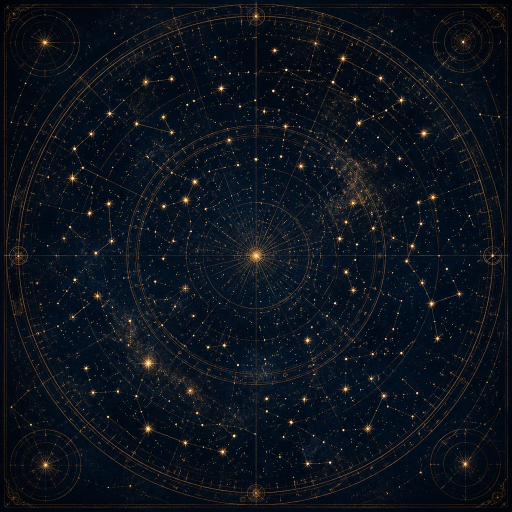
#> input picture docs/design/design_handoff_todayflow/assets/imagery/cosmic/celestial-map.webp, 1024 x 1024 px, given in place of moon_no_background.png, which was not available (shown at 1/2 size)
$ python cutout_moon_alpha.py
#> lines starting #> are read from the running program, lines starting #| are printed output that depends on the picture; after the words box and inside, x2 and y2 are one past the last pixel; in counts of white or black regions, pixels touching at a corner belong together; pictures that were not available may be replaced by others from this repository, and a replacement may not be noted
#!/usr/bin/env python3
"""Cut out solid black background from moon_no_background via edge flood-fill + feather.

Do NOT use a global near-black luminance threshold (destroys maria / soft halo).
Mask = connected background from image edges, then contour feathering → lossless WebP alpha.
"""

from __future__ import annotations

import argparse
from collections import deque
from pathlib import Path

from PIL import Image, ImageFilter

ROOT = Path(__file__).resolve().parents[1]
DEFAULT_SRC = ROOT / "frontend" / "public" / "images" / "cosmic" / "moon_no_background.png"
DEFAULT_DEST = ROOT / "frontend" / "public" / "images" / "cosmic" / "moon_cutout.webp"


def is_bg(r: int, g: int, b: int, *, max_rgb: int = 28) -> bool:
    """Edge-seeded background: near-black / very dark flat plate only."""
    return r <= max_rgb and g <= max_rgb and b <= max_rgb


def flood_background_mask(im: Image.Image, *, max_rgb: int = 28) -> Image.Image:
    """Return L mask: 0 = background (transparent), 255 = keep (opaque)."""
    rgba = im.convert("RGBA")
    w, h = rgba.size
    px = rgba.load()
    bg = [[False] * w for _ in range(h)]
    q: deque[tuple[int, int]] = deque()

    def try_seed(x: int, y: int) -> None:
        r, g, b, _ = px[x, y]
        if is_bg(r, g, b, max_rgb=max_rgb) and not bg[y][x]:
            bg[y][x] = True
            q.append((x, y))

    for x in range(w):
        try_seed(x, 0)
        try_seed(x, h - 1)
    for y in range(h):
        try_seed(0, y)
        try_seed(w - 1, y)

    while q:
        x, y = q.popleft()
        for nx, ny in ((x - 1, y), (x + 1, y), (x, y - 1), (x, y + 1)):
            if nx < 0 or ny < 0 or nx >= w or ny >= h or bg[ny][nx]:
                continue
            r, g, b, _ = px[nx, ny]
            if is_bg(r, g, b, max_rgb=max_rgb):
                bg[ny][nx] = True
                q.append((nx, ny))

    mask = Image.new("L", (w, h), 255)
    mp = mask.load()
    for y in range(h):
        for x in range(w):
            if bg[y][x]:
                mp[x, y] = 0
    return mask


def cutout(
    src: Path,
    dest: Path,
    *,
    max_edge: int = 1024,
    feather: float = 1.6,
    max_rgb: int = 28,
) -> Path:
    im = Image.open(src).convert("RGBA")
    w, h = im.size
    scale = min(1.0, max_edge / max(w, h))
    if scale < 1.0:
        im = im.resize((int(w * scale), int(h * scale)), Image.Resampling.LANCZOS)

    hard = flood_background_mask(im, max_rgb=max_rgb)
    # Feather only softens the silhouette; does not re-threshold maria.
    soft = hard.filter(ImageFilter.GaussianBlur(radius=feather))

    out = im.copy()
    out.putalpha(soft)
    dest.parent.mkdir(parents=True, exist_ok=True)
    out.save(dest, "WEBP", lossless=True, method=6)
    return dest


def main() -> int:
    p = argparse.ArgumentParser()
    p.add_argument("--src", type=Path, default=DEFAULT_SRC)
    p.add_argument("--dest", type=Path, default=DEFAULT_DEST)
    p.add_argument("--max-edge", type=int, default=1024)
    p.add_argument("--feather", type=float, default=1.6)
    p.add_argument("--max-rgb", type=int, default=28)
    p.add_argument("--delete-source", action="store_true")
    args = p.parse_args()

    dest = cutout(args.src, args.dest, max_edge=args.max_edge, feather=args.feather, max_rgb=args.max_rgb)
#> the loop in flood_background_mask, `for x in range(w):` made 1024 passes
#> the loop in flood_background_mask, `for y in range(h):` made 1024 passes
#> in flood_background_mask, `mask = Image.new("L", (w, h), 255)`: mask: PIL image 1024x1024 L; every value is 255
#> in cutout, `hard = flood_background_mask(im, max_rgb=max_rgb)`:
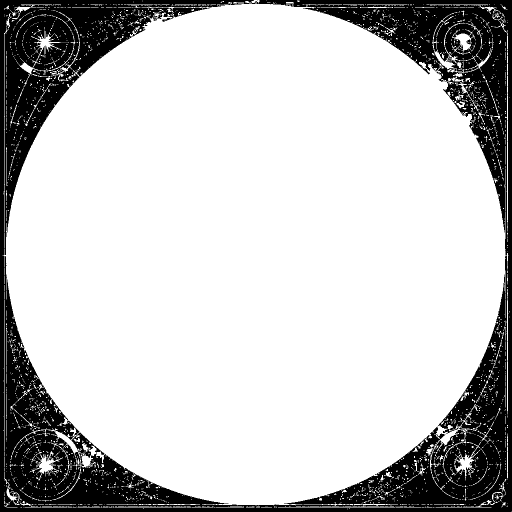
#> hard: PIL image 1024x1024 L (shown at 1/2 size); 78.3% white; 2 black regions (1 under 20 px), largest, box (x1, y1, x2, y2) and area: (0, 0, 1024, 1024) 227430
#> in cutout, `soft = hard.filter(ImageFilter.GaussianBlur(radius=feather))`:
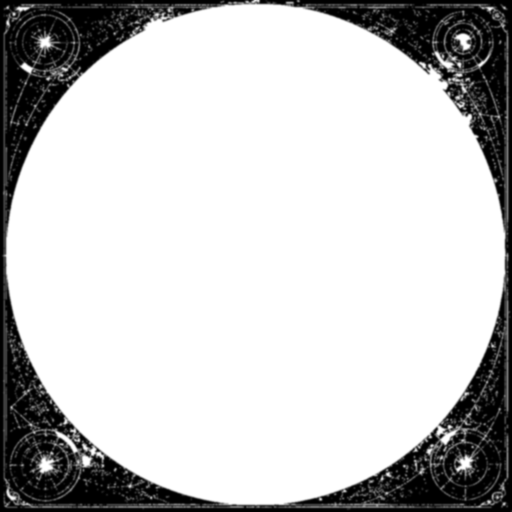
#> soft: PIL image 1024x1024 L (shown at 1/2 size); min 0, max 255, mean 199.7
#> in cutout, `out.putalpha(soft)`:
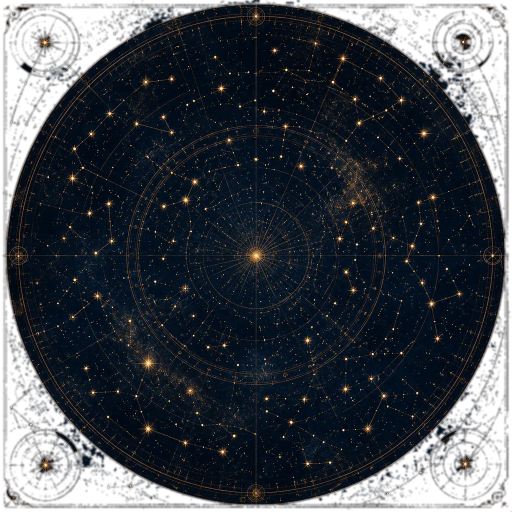
#> out: PIL image 1024x1024 RGBA (shown at 1/2 size); mean R, G, B, A 13.2, 19.5, 28.1, 199.7; transparent parts drawn white
#> (the run stopped early here; a loop or call above may not have finished)

$ run again, on docs/design/design_handoff_todayflow/assets/imagery/cosmic/stars.webp
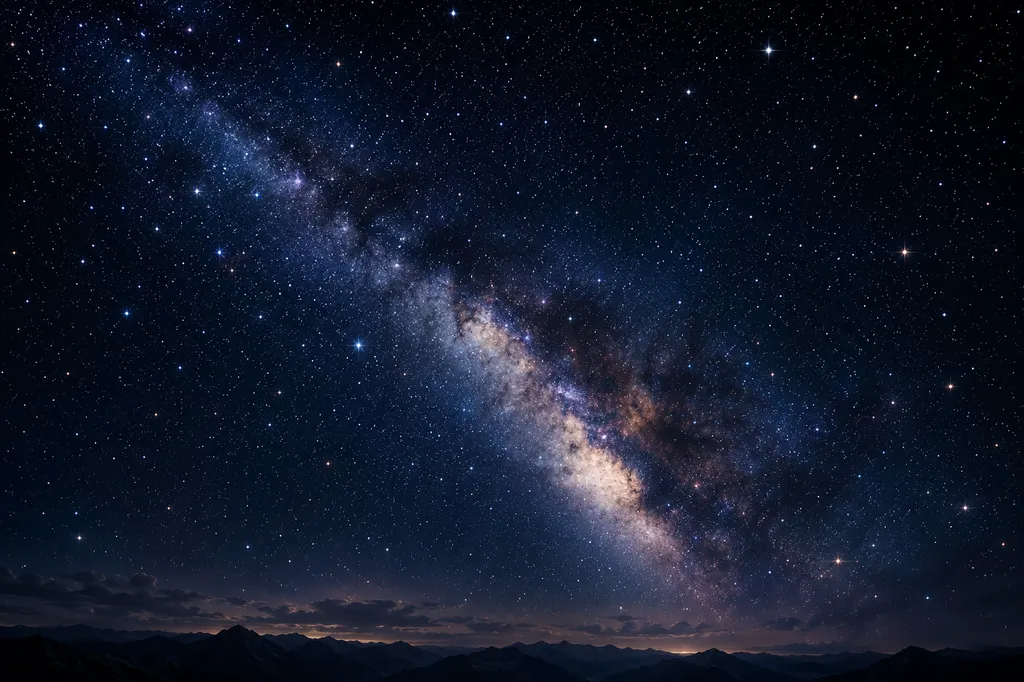
#> input picture docs/design/design_handoff_todayflow/assets/imagery/cosmic/stars.webp, 1024 x 682 px, given in place of moon_no_background.png, which was not available
#> the loop in flood_background_mask, `for x in range(w):` made 1024 passes
#> the loop in flood_background_mask, `for y in range(h):` made 682 passes
#> mask: PIL image 1024x682 L; every value is 255
#> in cutout, `hard = flood_background_mask(im, max_rgb=max_rgb)`:
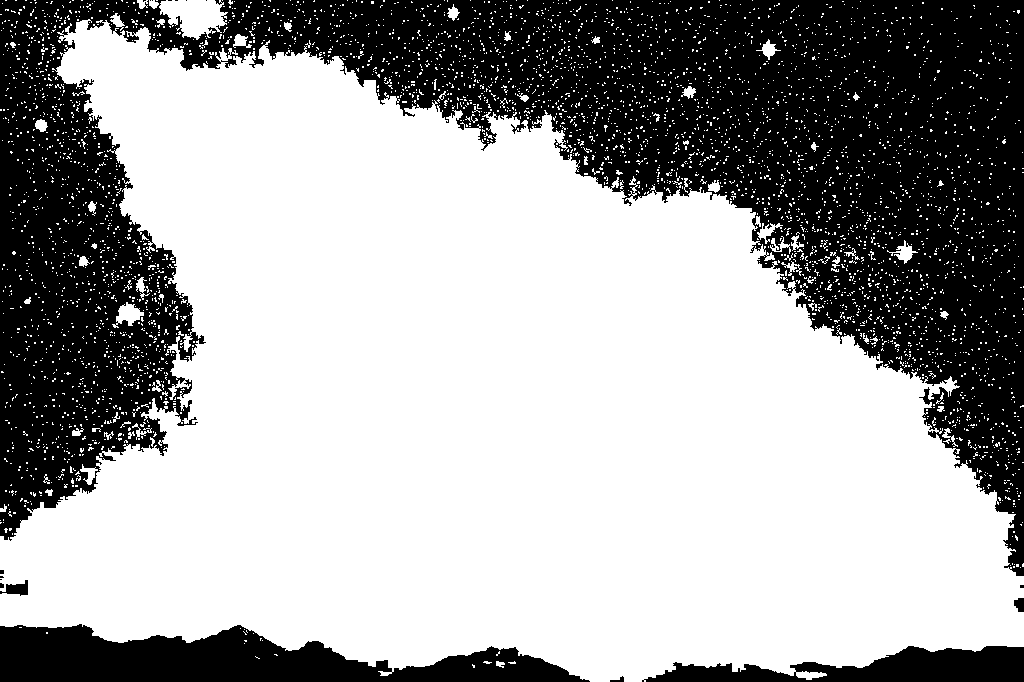
#> hard: PIL image 1024x682 L; 63.6% white; 18 black regions (12 under 20 px), largest, box (x1, y1, x2, y2) and area: (0, 0, 1024, 576) 225236, (0, 624, 590, 682) 20766, (642, 646, 1024, 682) 7938, (0, 580, 28, 596) 244, (1014, 598, 1024, 612) 112, (610, 676, 624, 682) 41
#> in cutout, `out.putalpha(soft)`:
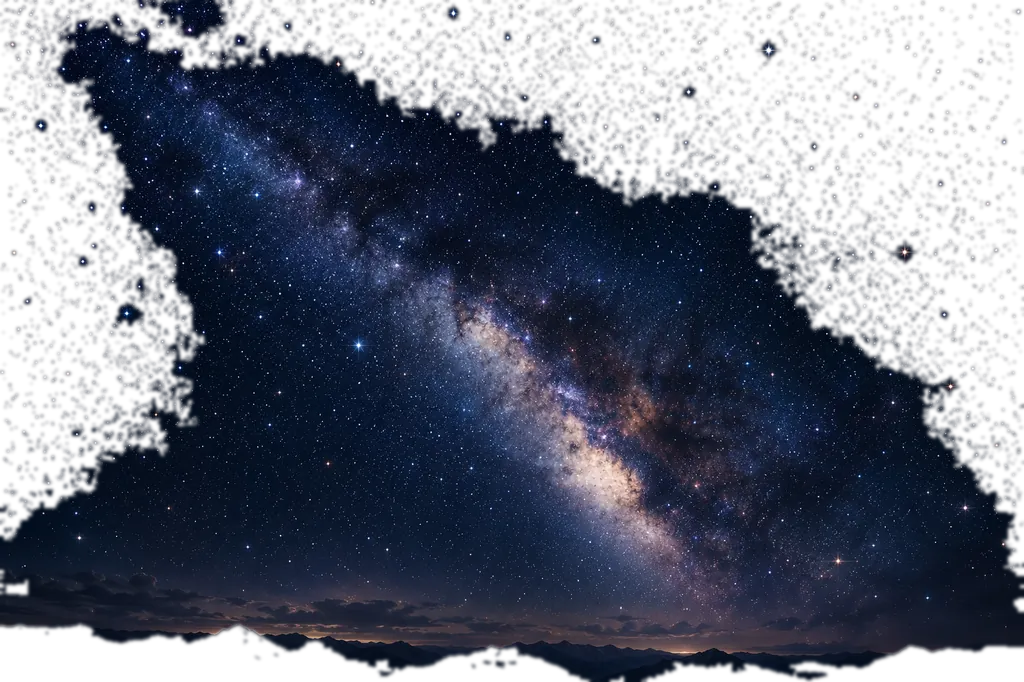
#> out: PIL image 1024x682 RGBA; mean R, G, B, A 18.1, 25, 42.4, 162.1; transparent parts drawn white

$ run again, on docs/design/design_handoff_todayflow/assets/imagery/cosmic/zodiac-map.webp
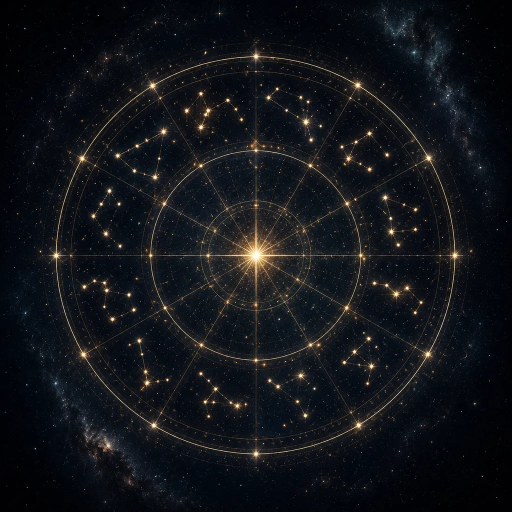
#> input picture docs/design/design_handoff_todayflow/assets/imagery/cosmic/zodiac-map.webp, 1024 x 1024 px, given in place of moon_no_background.png, which was not available (shown at 1/2 size)
#> the loop in flood_background_mask, `for x in range(w):` made 1024 passes
#> mask: PIL image 1024x1024 L; every value is 255
#> in cutout, `hard = flood_background_mask(im, max_rgb=max_rgb)`:
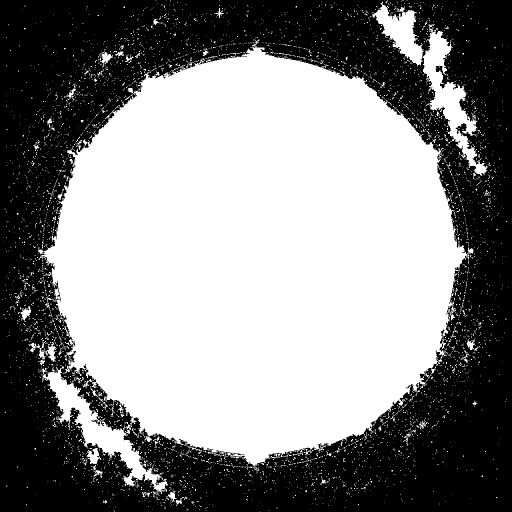
#> hard: PIL image 1024x1024 L (shown at 1/2 size); 54.2% white; 1 black region, box (x1, y1, x2, y2) and area: (0, 0, 1024, 1024) 480735
#> in cutout, `out.putalpha(soft)`:
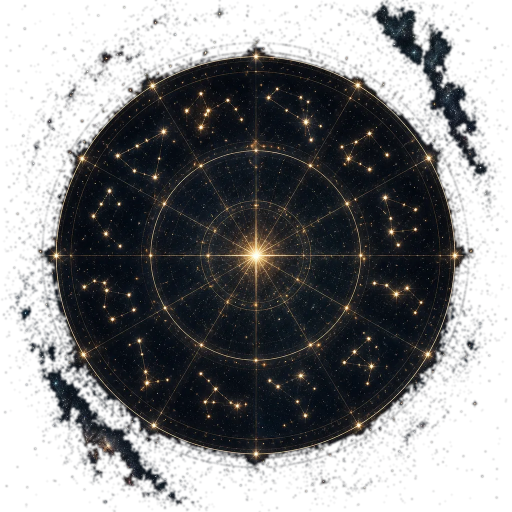
#> out: PIL image 1024x1024 RGBA (shown at 1/2 size); mean R, G, B, A 17.9, 20.5, 24.5, 138.1; transparent parts drawn white
